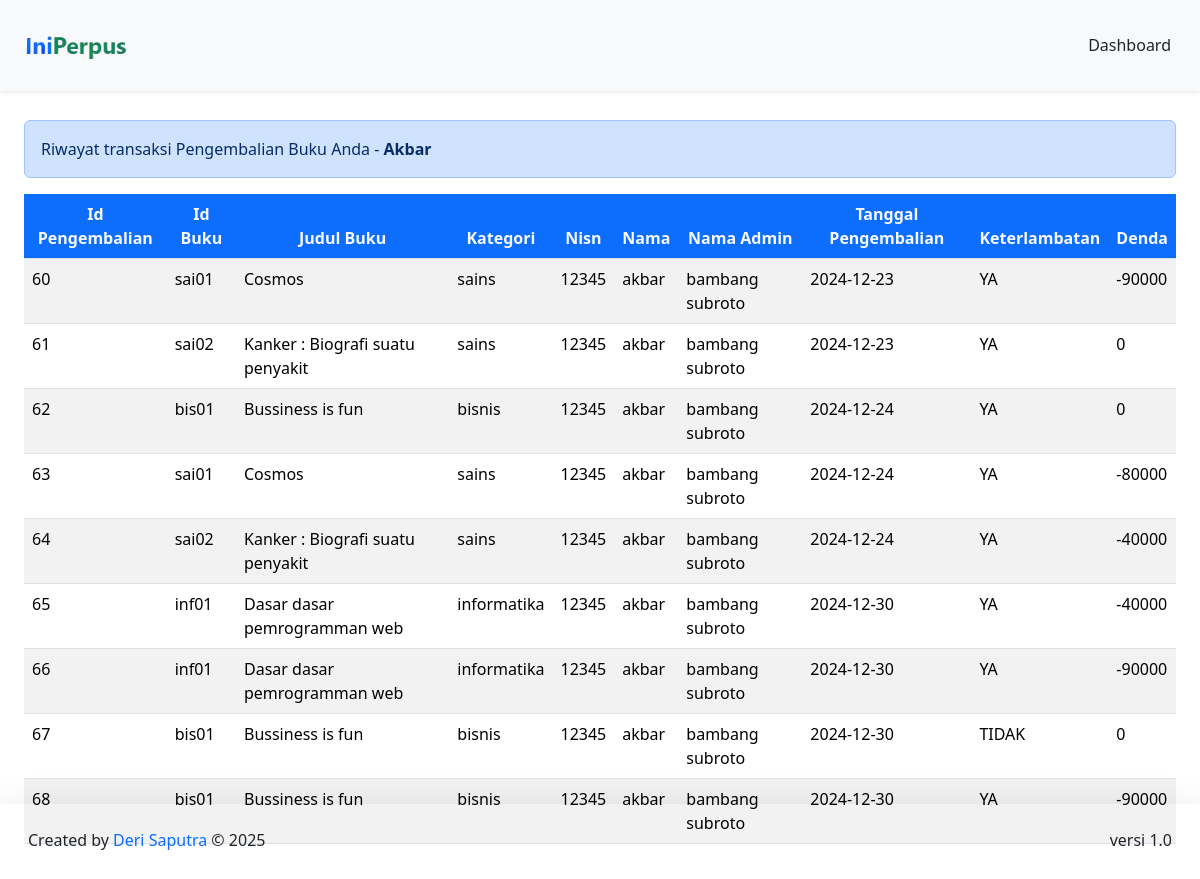
Page /DashboardMember/formPeminjaman/TransaksiPengembalian.php (signed in) on the committed database.
### tables this page shows
CREATE TABLE `pengembalian` (
  `id_pengembalian` int(11) NOT NULL,
  `id_peminjaman` int(11) NOT NULL,
  `id_buku` varchar(20) NOT NULL,
  `nisn` int(11) NOT NULL,
  `id_admin` int(11) NOT NULL,
  `buku_kembali` date NOT NULL,
  `keterlambatan` enum('YA','TIDAK') NOT NULL,
  `denda` int(15) NOT NULL
);

CREATE TABLE `buku` (
  `cover` varchar(255) NOT NULL,
  `id_buku` varchar(20) NOT NULL,
  `id_kategori` int(11) NOT NULL,
  `judul` varchar(255) NOT NULL,
  `pengarang` varchar(255) NOT NULL,
  `penerbit` varchar(255) NOT NULL,
  `tahun_terbit` date NOT NULL,
  `jumlah_halaman` int(11) NOT NULL,
  `buku_deskripsi` text NOT NULL
);

CREATE TABLE `kategori_buku` (
  `id_kategori` int(11) NOT NULL,
  `nama_kategori` varchar(255) NOT NULL
);

CREATE TABLE `member` (
  `nisn` int(11) NOT NULL,
  `nama` varchar(255) NOT NULL,
  `password` varchar(255) NOT NULL,
  `jenis_kelamin` varchar(20) NOT NULL,
  `angkatan` varchar(5) NOT NULL,
  `jurusan` varchar(50) NOT NULL,
  `no_tlp` varchar(15) NOT NULL,
  `tgl_pendaftaran` date NOT NULL
);

### config/config.php (called while the page is built, shortened)
<?php
$host = "127.0.0.1";
$username = "root";
$password = "";
$database_name = "perpustakaan12";
$connection = mysqli_connect($host, $username, $password, $database_name);
function queryReadData($dataKategori) {
  global $connection;
  $result = mysqli_query($connection, $dataKategori);
  $items = [];
  while($item = mysqli_fetch_assoc($result)) {
    $items[] = $item;
  }
  return $items;
}
?>

### DashboardMember/formPeminjaman/TransaksiPengembalian.php (the view, shortened to what this page needs)
<?php
require "../../config/config.php";
$akunMember = $_SESSION["member"]["nisn"];
$dataPengembalian = queryReadData("
    SELECT
        pengembalian.id_pengembalian,
        pengembalian.id_buku,
        buku.judul,
        kategori_buku.nama_kategori,
        pengembalian.nisn,
        member.nama,
        admin.nama_admin,
        pengembalian.buku_kembali,
        pengembalian.keterlambatan,
        pengembalian.denda
    FROM pengembalian
    INNER JOIN buku ON pengembalian.id_buku = buku.id_buku
    INNER JOIN kategori_buku ON buku.id_kategori = kategori_buku.id_kategori
    INNER JOIN member ON pengembalian.nisn = member.nisn
    INNER JOIN admin ON pengembalian.id_admin = admin.id
    WHERE pengembalian.nisn = '$akunMember'
");
?>
<!DOCTYPE html>
<html lang="en">
  <head>
    <link href="https://cdn.jsdelivr.net/npm/bootstrap@5.3.2/dist/css/bootstrap.min.css" rel="stylesheet">
  </head>
  <body>
    <nav class="navbar fixed-top bg-body-tertiary shadow-sm">
      <div class="container-fluid p-3">
        <a class="navbar-brand" href="#">
          <img src="../../assets/logoNav.png" alt="logo" width="120px">
        </a>
        <a class="btn btn-tertiary" href="../dashboardMember.php">Dashboard</a>
      </div>
    </nav>
    <div class="p-4 mt-5">
      <div class="mt-5 alert alert-primary" role="alert">Riwayat transaksi Pengembalian Buku Anda - <span class="fw-bold text-capitalize"><?php echo htmlentities($_SESSION["member"]["nama"]); ?></span></div>
    <div class="table-responsive mt-3">
    <table class="table table-striped table-hover">
      <thead class="text-center">
      <tr>
        <th class="bg-primary text-light">Id Pengembalian</th>
        <th class="bg-primary text-light">Id Buku</th>
        <th class="bg-primary text-light">Judul Buku</th>
        <th class="bg-primary text-light">Kategori</th>
        <th class="bg-primary text-light">Nisn</th>
        <th class="bg-primary text-light">Nama</th>
        <th class="bg-primary text-light">Nama Admin</th>
        <th class="bg-primary text-light">Tanggal Pengembalian</th>
        <th class="bg-primary text-light">Keterlambatan</th>
        <th class="bg-primary text-light">Denda</th>
      </tr>
      </thead>
        <?php foreach ($dataPengembalian as $item) : ?>
      <tr>
        <td><?= $item["id_pengembalian"]; ?></td>
        <td><?= $item["id_buku"]; ?></td>
        <td><?= $item["judul"]; ?></td>
        <td><?= $item["nama_kategori"]; ?></td>
        <td><?= $item["nisn"]; ?></td>
        <td><?= $item["nama"]; ?></td>
        <td><?= $item["nama_admin"]; ?></td>
        <td><?= $item["buku_kembali"]; ?></td>
        <td><?= $item["keterlambatan"]; ?></td>
        <td><?= $item["denda"]; ?></td>
      </tr>
        <?php endforeach; ?>
    </table>
    </div>
    </div>
    <footer class="fixed-bottom shadow-lg bg-subtle p-3">
      <div class="container-fluid d-flex justify-content-between">
      <p class="mt-2">Created by <span class="text-primary"> Deri Saputra</span> © 2025</p>
      <p class="mt-2">versi 1.0</p>
      </div>
  </footer>
  </body>
</html>

### rows in the picture
pengembalian: id_pengembalian "60", id_buku "sai01", id_buku.judul "Cosmos", kategori_buku.nama_kategori "sains", nisn "12345", nisn.nama "akbar", id_admin.nama_admin "bambang subroto", buku_kembali "2024-12-23", keterlambatan "YA", denda "-90000"
pengembalian: id_pengembalian "61", id_buku "sai02", id_buku.judul "Kanker : Biografi suatu penyakit", kategori_buku.nama_kategori "sains", nisn "12345", nisn.nama "akbar", id_admin.nama_admin "bambang subroto", buku_kembali "2024-12-23", keterlambatan "YA", denda "0"
pengembalian: id_pengembalian "62", id_buku "bis01", id_buku.judul "Bussiness is fun", kategori_buku.nama_kategori "bisnis", nisn "12345", nisn.nama "akbar", id_admin.nama_admin "bambang subroto", buku_kembali "2024-12-24", keterlambatan "YA", denda "0"
pengembalian: id_pengembalian "63", id_buku "sai01", id_buku.judul "Cosmos", kategori_buku.nama_kategori "sains", nisn "12345", nisn.nama "akbar", id_admin.nama_admin "bambang subroto", buku_kembali "2024-12-24", keterlambatan "YA", denda "-80000"
pengembalian: id_pengembalian "64", id_buku "sai02", id_buku.judul "Kanker : Biografi suatu penyakit", kategori_buku.nama_kategori "sains", nisn "12345", nisn.nama "akbar", id_admin.nama_admin "bambang subroto", buku_kembali "2024-12-24", keterlambatan "YA", denda "-40000"
pengembalian: id_pengembalian "65", id_buku "inf01", id_buku.judul "Dasar dasar pemrogramman web", kategori_buku.nama_kategori "informatika", nisn "12345", nisn.nama "akbar", id_admin.nama_admin "bambang subroto", buku_kembali "2024-12-30", keterlambatan "YA", denda "-40000"
pengembalian: id_pengembalian "66", id_buku "inf01", id_buku.judul "Dasar dasar pemrogramman web", kategori_buku.nama_kategori "informatika", nisn "12345", nisn.nama "akbar", id_admin.nama_admin "bambang subroto", buku_kembali "2024-12-30", keterlambatan "YA", denda "-90000"
pengembalian: id_pengembalian "67", id_buku "bis01", id_buku.judul "Bussiness is fun", kategori_buku.nama_kategori "bisnis", nisn "12345", nisn.nama "akbar", id_admin.nama_admin "bambang subroto", buku_kembali "2024-12-30", keterlambatan "TIDAK", denda "0"
pengembalian: id_pengembalian "68", id_buku "bis01", id_buku.judul "Bussiness is fun", kategori_buku.nama_kategori "bisnis", nisn "12345", nisn.nama "akbar", id_admin.nama_admin "bambang subroto", buku_kembali "2024-12-30", keterlambatan "YA", denda "-90000"

### other values in the picture
$_SESSION["member"]["nama"] "Akbar"
